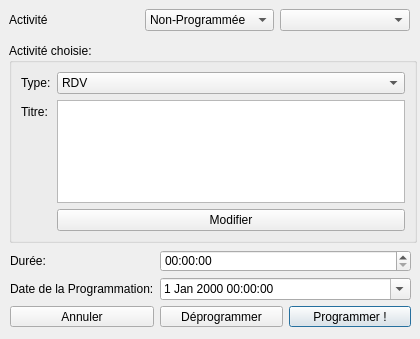
<?xml version="1.0" encoding="UTF-8"?>
<ui version="4.0">
 <class>programmationActivite</class>
 <widget class="QDialog" name="programmationActivite">
  <property name="geometry">
   <rect>
    <x>0</x>
    <y>0</y>
    <width>420</width>
    <height>339</height>
   </rect>
  </property>
  <property name="windowTitle">
   <string>Programmation d'une Activité</string>
  </property>
  <widget class="QGroupBox" name="groupBox">
   <property name="geometry">
    <rect>
     <x>9</x>
     <y>43</y>
     <width>408</width>
     <height>200</height>
    </rect>
   </property>
   <property name="minimumSize">
    <size>
     <width>0</width>
     <height>0</height>
    </size>
   </property>
   <property name="maximumSize">
    <size>
     <width>16777215</width>
     <height>200</height>
    </size>
   </property>
   <property name="title">
    <string>Activité choisie:</string>
   </property>
   <property name="flat">
    <bool>false</bool>
   </property>
   <layout class="QFormLayout" name="formLayout_3">
    <item row="0" column="0">
     <widget class="QLabel" name="label_2">
      <property name="text">
       <string>Type:</string>
      </property>
     </widget>
    </item>
    <item row="0" column="1">
     <widget class="QComboBox" name="type">
      <item>
       <property name="text">
        <string>RDV</string>
       </property>
      </item>
      <item>
       <property name="text">
        <string>Réunion</string>
       </property>
      </item>
     </widget>
    </item>
    <item row="1" column="0">
     <widget class="QLabel" name="label_3">
      <property name="text">
       <string>Titre:</string>
      </property>
     </widget>
    </item>
    <item row="1" column="1">
     <widget class="QTextEdit" name="textEdit">
      <property name="minimumSize">
       <size>
        <width>0</width>
        <height>100</height>
       </size>
      </property>
     </widget>
    </item>
    <item row="2" column="1">
     <widget class="QPushButton" name="pushButton">
      <property name="text">
       <string>Modifier</string>
      </property>
      <property name="autoDefault">
       <bool>false</bool>
      </property>
     </widget>
    </item>
   </layout>
  </widget>
  <widget class="QWidget" name="layoutWidget">
   <property name="geometry">
    <rect>
     <x>9</x>
     <y>9</y>
     <width>401</width>
     <height>22</height>
    </rect>
   </property>
   <layout class="QHBoxLayout" name="horizontalLayout">
    <item>
     <widget class="QLabel" name="label_projj">
      <property name="text">
       <string>Activité</string>
      </property>
     </widget>
    </item>
    <item>
     <widget class="QComboBox" name="status">
      <item>
       <property name="text">
        <string>Non-Programmée</string>
       </property>
      </item>
      <item>
       <property name="text">
        <string>Programmée</string>
       </property>
      </item>
     </widget>
    </item>
    <item>
     <widget class="QComboBox" name="activity"/>
    </item>
   </layout>
  </widget>
  <widget class="QWidget" name="layoutWidget">
   <property name="geometry">
    <rect>
     <x>10</x>
     <y>250</y>
     <width>401</width>
     <height>77</height>
    </rect>
   </property>
   <layout class="QGridLayout" name="gridLayout">
    <item row="1" column="0">
     <widget class="QLabel" name="label_5">
      <property name="text">
       <string>Date de la Programmation:</string>
      </property>
     </widget>
    </item>
    <item row="1" column="1" colspan="2">
     <widget class="QDateTimeEdit" name="programmation">
      <property name="calendarPopup">
       <bool>true</bool>
      </property>
     </widget>
    </item>
    <item row="2" column="0">
     <widget class="QPushButton" name="annuler">
      <property name="text">
       <string>Annuler</string>
      </property>
     </widget>
    </item>
    <item row="2" column="1">
     <widget class="QPushButton" name="deprogrammer">
      <property name="text">
       <string>Déprogrammer</string>
      </property>
     </widget>
    </item>
    <item row="2" column="2">
     <widget class="QPushButton" name="programmer">
      <property name="text">
       <string>Programmer !</string>
      </property>
      <property name="autoDefault">
       <bool>false</bool>
      </property>
      <property name="default">
       <bool>true</bool>
      </property>
     </widget>
    </item>
    <item row="0" column="0">
     <widget class="QLabel" name="label_6">
      <property name="text">
       <string>Durée:</string>
      </property>
     </widget>
    </item>
    <item row="0" column="1" colspan="2">
     <widget class="QTimeEdit" name="duree">
      <property name="minimumTime">
       <time>
        <hour>0</hour>
        <minute>0</minute>
        <second>0</second>
       </time>
      </property>
     </widget>
    </item>
   </layout>
  </widget>
 </widget>
 <resources/>
 <connections/>
</ui>
